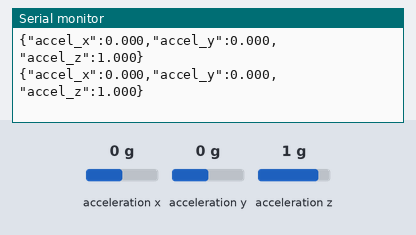
A sketch run on a simulated Arduino Nano 33 BLE. Parts: the last lines printed to the serial monitor. The inputs (shaded band) are chosen by the test bench; at power-on: acceleration x 0 g, acceleration y 0 g, acceleration z 1 g.

Above: at 1.7 s.
1.8 s: acceleration x set to -1.4 g
At 2.07 s:
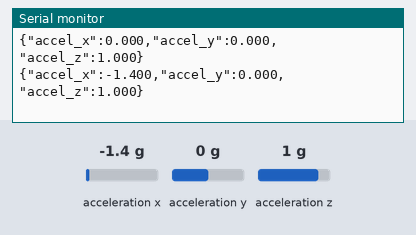
3.3 s: acceleration y set to -1.4 g
At 3.48 s:
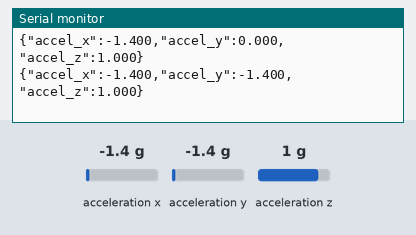
4.8 s: acceleration z set to -1.4 g
At 4.89 s:
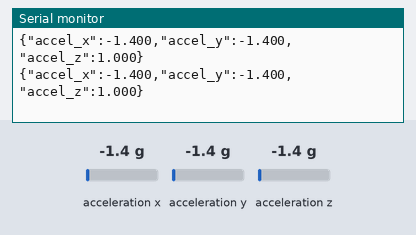

Measured:
- after the input at 1.8 s, the serial monitor: prints a new line after 0.11 s (image 1)
- after the input at 3.3 s, the serial monitor: prints a new line at once (image 2)

The sketch:

nano-accel.ino
```cpp
#include <Arduino_LSM9DS1.h>  // Rev1 IMU

void setup() {
  Serial.begin(115200);
  delay(500);
  if (!IMU.begin()) {
    Serial.println("{\"error\":\"IMU begin failed (Rev1)\"}");
    while (1) { delay(1000); }
  }
  Serial.println("IMU accel → JSON (Rev1)");
}

void loop() {
  float ax, ay, az;
  if (IMU.accelerationAvailable()) {
    IMU.readAcceleration(ax, ay, az); // in g
    Serial.print("{\"accel_x\":"); Serial.print(ax, 3);
    Serial.print(",\"accel_y\":");  Serial.print(ay, 3);
    Serial.print(",\"accel_z\":");  Serial.print(az, 3);
    Serial.println("}");
  }
  delay(200);
}
```
